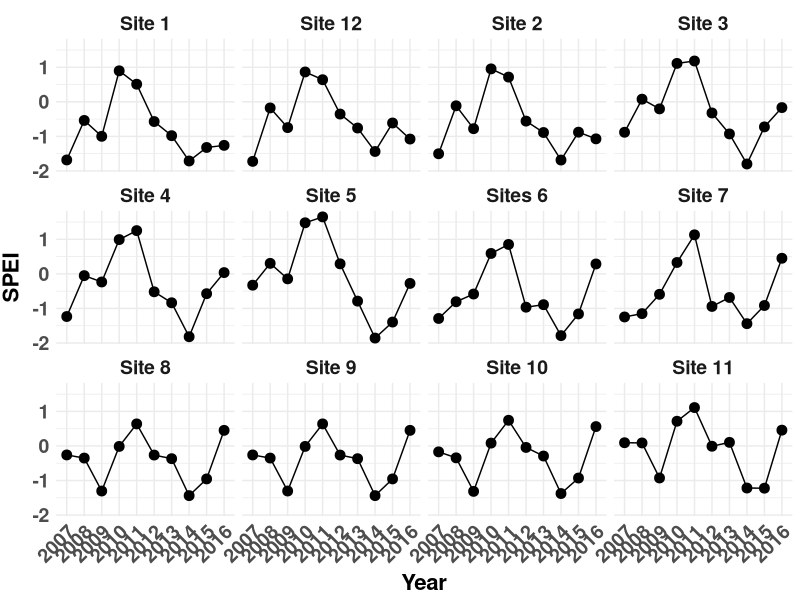
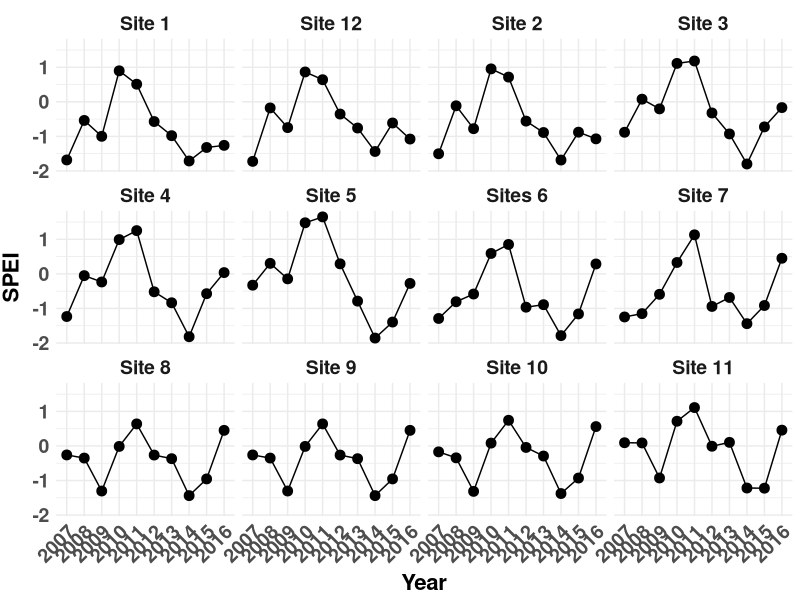

Source code (R) for these figures, in order:
##########################################################################################################
## Importing of SPEI data
## Standardised Precipitation-Evapotranspiration Index
## Author Daniel Anstett
## 
##
## Last Modified June 4, 2021
##########################################################################################################


##########################################################################################################
#Import libraries
library(tidyverse)
##########################################################################################################
#Import & arrange files
spei_pop <- read.csv("Data/spei_pop.csv", header=T)
#colnames(spei_pop) <- c("Site","ID","ID2","Site_Lat","Lat","Long","Elevation","Lat_spei","Long_spei",
#                        "2007","2008","2009","2010","2011","2012","2013","2014","2015","2016")
spei_gather <- spei_pop %>% gather(Year, SPEI,SPEI_2007:SPEI_2016)
spei_gather$Year <- gsub("SPEI_","",spei_gather$Year)


##########################################################################################################
#spei vs year

Site_Labs<-c("32.89928"="Site 1", "34.28425"="Site 2", "36.69096"="Site 4", "36.20081"="Site 3", 
             "34.07808"="Site 12", "43.37876"="Site 11", "41.80979"="Site 9", "41.66546"="Site 8",
             "39.74298"="Site 7", "39.39442"="Sites 6", "37.539"="Site 5",   "42.27411"="Site 10")
#Make Graph
weath.year <- ggplot(spei_gather, aes(Year,SPEI,group=Site))+
  geom_point(size=3)+
  geom_line()+
  theme_minimal()
weath.year <- weath.year + facet_wrap( ~ Lat, ncol=4, labeller=labeller(Lat=Site_Labs))
weath.year + theme(legend.text = element_text(size = 12, face = "bold"),
                   legend.title = element_text(size=14, face="bold"),
                   axis.text.x = element_text(size=14, face="bold", angle=45,hjust=1),
                   axis.text.y = element_text(size=14,face="bold"),
                   axis.title.x = element_text(color="black", size=16, vjust = 0.5, face="bold"),
                   axis.title.y = element_text(color="black", size=16,vjust = 2, face="bold"),
                   strip.text = element_text(size = 14, face="bold"))
ggsave("Paper3_graphs/SPEI_year.pdf",width=15,height=8)



